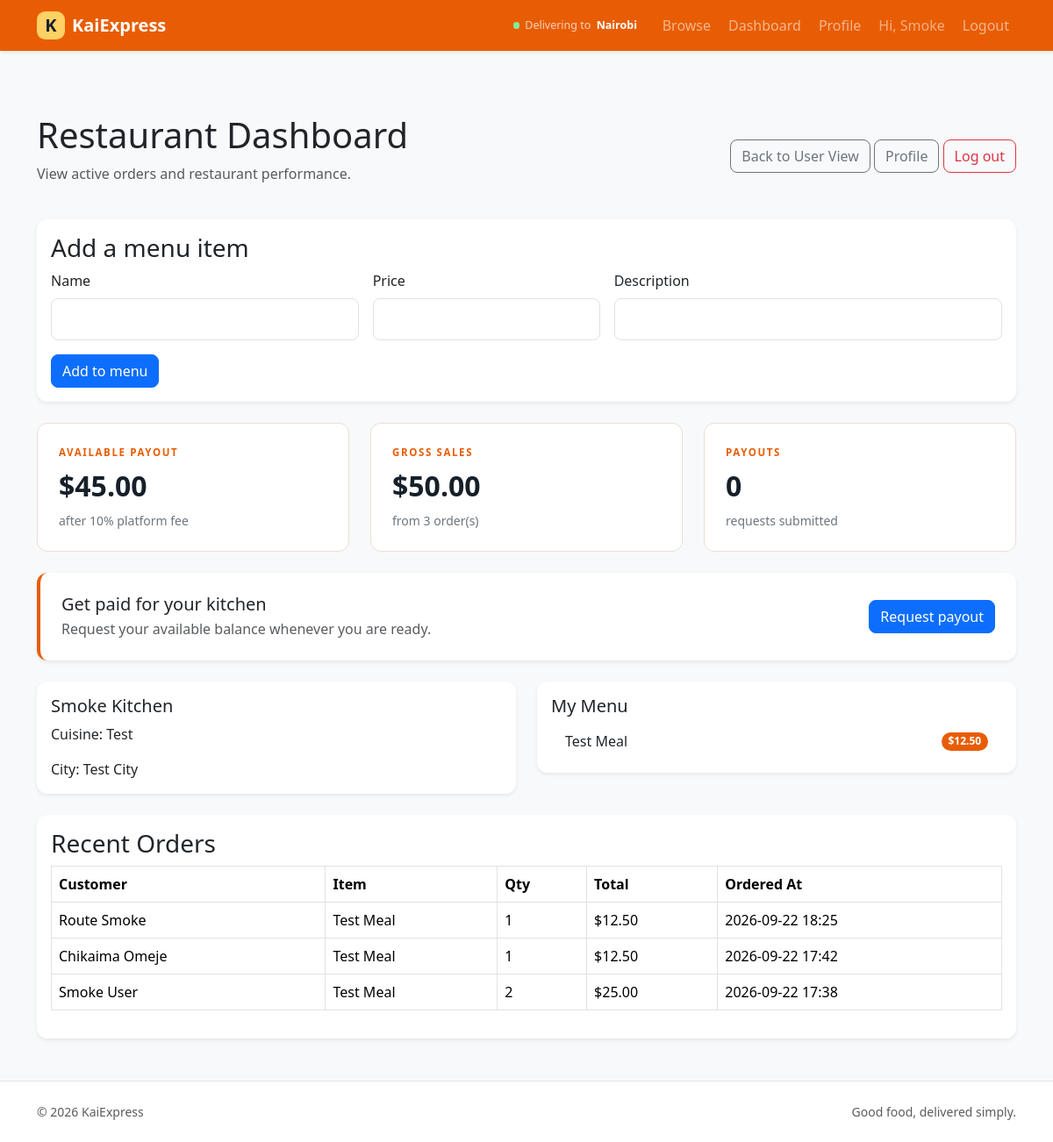
/restaurant/dashboard (signed in), run on an earlier commit of the app's database.
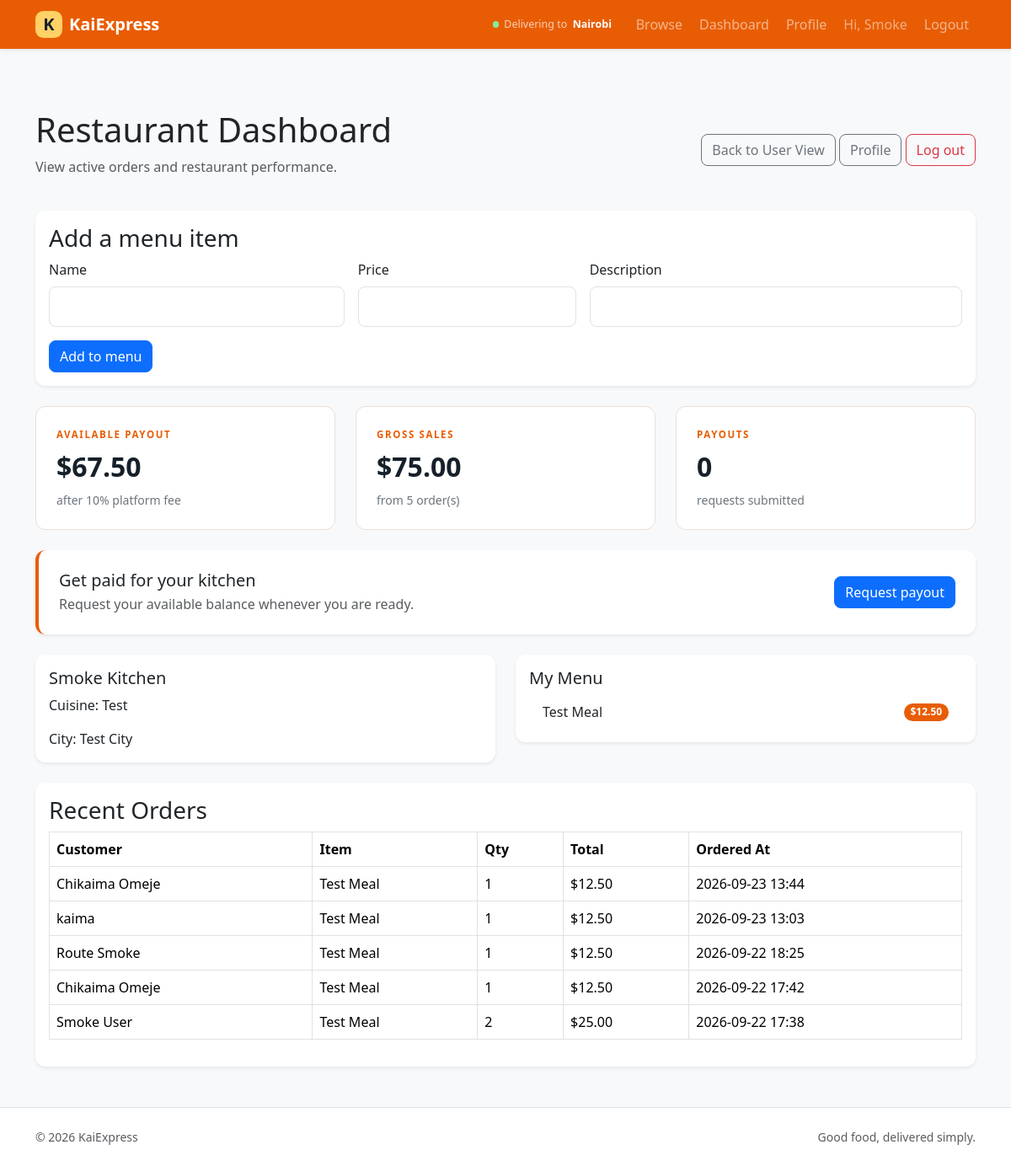
And on a later commit of the database.
### packages/models.py (models this page shows, shortened)
class User(db.Model, UserMixin):
    __tablename__ = "users"
    id = db.Column(db.Integer, primary_key=True)
    name = db.Column(db.String(100), nullable=False)
    email = db.Column(db.String(120), unique=True, nullable=False)
    password_hash = db.Column(db.String(255), nullable=False)
    is_restaurant = db.Column(db.Boolean, default=False)
    cuisine = db.Column(db.String(80))
    city = db.Column(db.String(80))
    menu_items = db.relationship(
        "MenuItem",
        backref="restaurant",
        lazy=True
    )
    customer_orders = db.relationship(
        "Order",
        foreign_keys="Order.customer_id",
        backref="customer",
        lazy=True
    )
    restaurant_orders = db.relationship(
        "Order",
        foreign_keys="Order.restaurant_id",
        backref="restaurant",
        lazy=True
    )

class MenuItem(db.Model):
    __tablename__ = "menu_items"
    id = db.Column(db.Integer, primary_key=True)
    title = db.Column(db.String(120), nullable=False)
    description = db.Column(db.Text, nullable=False)
    price = db.Column(db.Float, nullable=False)
    restaurant_id = db.Column(
        db.Integer,
        db.ForeignKey("users.id"),
        nullable=False
    )

class Order(db.Model):
    __tablename__ = "orders"
    id = db.Column(db.Integer, primary_key=True)
    restaurant_id = db.Column(
        db.Integer,
        db.ForeignKey("users.id"),
        nullable=False
    )
    customer_id = db.Column(
        db.Integer,
        db.ForeignKey("users.id")
    )
    menu_item_id = db.Column(
        db.Integer,
        db.ForeignKey("menu_items.id"),
        nullable=False
    )
    customer_name = db.Column(db.String(100))
    quantity = db.Column(db.Integer, default=1)
    price = db.Column(db.Float)
    payment_status = db.Column(db.String(20), nullable=False, default="pending")
    payment_method = db.Column(db.String(30))
    payment_reference = db.Column(db.String(40), unique=True)
    paid_at = db.Column(db.DateTime)
    created_at = db.Column(
        db.DateTime,
        default=datetime.utcnow
    )
    menu_item = db.relationship(
        "MenuItem"
    )

### packages/admin_routes.py (the view)
    @app.route("/restaurant/dashboard")
    @login_required
    def restaurant_dashboard():
        if not current_user.is_authenticated or not current_user.is_restaurant:
            flash("Unauthorized access.", "danger")
            return redirect(url_for("home"))
        orders = Order.query.filter_by(restaurant_id=current_user.id).order_by(Order.created_at.desc()).all()
        menu = MenuItem.query.filter_by(restaurant_id=current_user.id).all()
        payouts = Payout.query.filter_by(restaurant_id=current_user.id).order_by(Payout.requested_at.desc()).all()
        return render_template(
            "admin/dashboard.html",
            orders=orders,
            menu=menu,
            payouts=payouts,
            payout_summary=payout_summary(current_user.id, Order, Payout),
        )

### packages/templates/admin/dashboard.html (shortened to what this page needs)
{% extends "base.html" %}
{% block content %}
<div class="d-flex justify-content-between align-items-center mb-4">
  <div>
    <h1>Restaurant Dashboard</h1>
    <p class="text-muted">View active orders and restaurant performance.</p>
  </div>
  <div>
    <a href="{{ url_for('home') }}" class="btn btn-outline-secondary">Back to User View</a>
    <a href="{{ url_for('restaurant_profile') }}" class="btn btn-outline-secondary">Profile</a>
    <a href="{{ url_for('restaurant_logout') }}" class="btn btn-outline-danger">Log out</a>
  </div>
</div>
<div class="card shadow-sm mb-4">
  <div class="card-body">
    <h3>Add a menu item</h3>
    <form method="post" action="{{ url_for('add_menu_item') }}" class="row g-3">
      <div class="col-md-4"><label class="form-label">Name</label><input class="form-control" name="title" required></div>
      <div class="col-md-3"><label class="form-label">Price</label><input class="form-control" name="price" type="number" min="0.01" step="0.01" required></div>
      <div class="col-md-5"><label class="form-label">Description</label><input class="form-control" name="description" required></div>
      <div class="col-12"><button class="btn btn-primary" type="submit">Add to menu</button></div>
    </form>
  </div>
</div>
<div class="row row-cols-1 row-cols-md-3 g-4 mb-4">
  <div class="col"><div class="metric-card p-4 h-100"><span class="eyebrow text-primary">AVAILABLE PAYOUT</span><strong>${{ '%.2f'|format(payout_summary.available) }}</strong><small>after 10% platform fee</small></div></div>
  <div class="col"><div class="metric-card p-4 h-100"><span class="eyebrow text-primary">GROSS SALES</span><strong>${{ '%.2f'|format(payout_summary.gross) }}</strong><small>from {{ orders|length }} order(s)</small></div></div>
  <div class="col"><div class="metric-card p-4 h-100"><span class="eyebrow text-primary">PAYOUTS</span><strong>{{ payouts|length }}</strong><small>requests submitted</small></div></div>
</div>
<div class="card shadow-sm mb-4 payout-card">
  <div class="card-body p-4 d-flex flex-wrap justify-content-between align-items-center gap-3">
    <div><h3 class="h5 mb-1">Get paid for your kitchen</h3><p class="text-body-secondary mb-0">Request your available balance whenever you are ready.</p></div>
    <form method="post" action="{{ url_for('request_payout') }}"><button class="btn btn-primary" type="submit" {% if payout_summary.available <= 0 %}disabled{% endif %}>Request payout</button></form>
  </div>
</div>
<div class="row row-cols-1 row-cols-md-2 g-4 mb-4">
  <div class="col">
    <div class="card shadow-sm">
      <div class="card-body">
        <h5 class="card-title">{{ current_user.name }}</h5>
        <p class="card-text">Cuisine: {{ current_user.cuisine }}</p>
        <p class="card-text">City: {{ current_user.city }}</p>
      </div>
    </div>
  </div>
  <div class="col">
    <div class="card shadow-sm">
      <div class="card-body">
        <h5 class="card-title">My Menu</h5>
        <ul class="list-group list-group-flush">
          {% for item in menu %}
          <li class="list-group-item d-flex justify-content-between align-items-center">
            <span>{{ item.title }}</span>
            <span class="badge bg-primary rounded-pill">${{ '%.2f'|format(item.price) }}</span>
          </li>
          {% else %}
          <li class="list-group-item">No menu items yet.</li>
          {% endfor %}
        </ul>
      </div>
    </div>
  </div>
</div>
<div class="card shadow-sm">
  <div class="card-body">
    <h3>Recent Orders</h3>
    {% if orders %}
    <div class="table-responsive">
      <table class="table table-bordered align-middle">
        <thead>
          <tr>
            <th>Customer</th>
            <th>Item</th>
            <th>Qty</th>
            <th>Total</th>
            <th>Ordered At</th>
          </tr>
        </thead>
        <tbody>
          {% for order in orders %}
          <tr>
            <td>{{ order.customer_name }}</td>
            <td>{{ order.menu_item.title }}</td>
            <td>{{ order.quantity }}</td>
            <td>${{ '%.2f'|format(order.price * order.quantity) }}</td>
            <td>{{ order.created_at.strftime('%Y-%m-%d %H:%M') }}</td>
          </tr>
          {% endfor %}
        </tbody>
      </table>
    </div>
    {% else %}
    <p class="lead">No orders have been placed yet.</p>
    {% endif %}
  </div>
</div>
{% endblock %}

### packages/templates/base.html (shortened to what this page needs)
<!doctype html>
<html lang="en">
  <head>
    <link href="https://cdn.jsdelivr.net/npm/bootstrap@5.3.3/dist/css/bootstrap.min.css" rel="stylesheet">
    <link href="{{ url_for('static', filename='app.css') }}" rel="stylesheet">
  </head>
  <body class="bg-body-tertiary">
    <nav class="navbar navbar-expand-lg navbar-dark bg-primary shadow-sm" aria-label="Main navigation">
      <div class="container">
        <a class="navbar-brand fw-bold d-flex align-items-center gap-2" href="{{ url_for('home') }}"><span class="brand-mark">K</span> KaiExpress</a>
        <div class="collapse navbar-collapse" id="navMenu">
          <ul class="navbar-nav ms-auto mb-2 mb-lg-0 align-items-lg-center gap-lg-1">
            <li class="nav-item"><span class="location-pill"><span class="location-dot"></span> Delivering to <strong>Nairobi</strong></span></li>
            <li class="nav-item"><a class="nav-link" href="{{ url_for('home') }}">Browse</a></li>
            {% if current_user.is_authenticated %}
              {% if current_user.is_restaurant %}
                <li class="nav-item"><a class="nav-link" href="{{ url_for('restaurant_dashboard') }}">Dashboard</a></li>
                <li class="nav-item"><a class="nav-link" href="{{ url_for('restaurant_profile') }}">Profile</a></li>
              {% else %}
                <li class="nav-item"><a class="nav-link" href="{{ url_for('orders') }}">My Orders</a></li>
              {% endif %}
              <li class="nav-item"><span class="nav-link text-white-50">Hi, {{ current_user.name.split(' ')[0] }}</span></li>
              <li class="nav-item"><a class="nav-link" href="{{ url_for('logout') }}">Logout</a></li>
            {% endif %}
          </ul>
        </div>
      </div>
    </nav>
    <main id="main-content" class="container my-5">
      {% block content %}{% endblock %}
    </main>
    <footer class="border-top py-4 mt-auto bg-white">
      <div class="container d-flex flex-wrap justify-content-between gap-2 text-body-secondary small"><span>&copy; 2026 KaiExpress</span><span>Good food, delivered simply.</span></div>
    </footer>
  </body>
</html>

### packages/static/app.css (style rules this page uses)
:root { --bs-primary: #e85d04; --bs-primary-rgb: 232, 93, 4; --kai-ink: #17202a; --kai-orange: #e85d04; --kai-cream: #fff8ef; --kai-line: #eadfd4; }
html, body { min-height: 100%; }
body { display: flex; flex-direction: column; }
main { flex: 1 0 auto; }
.card { border: 0; border-radius: 0.75rem; }
.btn { border-radius: 0.5rem; }
.form-control, .form-select { border-radius: 0.5rem; padding: 0.7rem 0.85rem; }
.navbar .nav-link { border-radius: 0.4rem; }
.location-pill { display: inline-flex; align-items: center; gap: .4rem; padding: .35rem .7rem; margin-right: .35rem; color: rgba(255,255,255,.72); font-size: .78rem; }
.location-pill strong { color: white; }
.location-dot, .status-dot { width: .45rem; height: .45rem; display: inline-block; border-radius: 50%; background: #80ed99; }
.brand-mark { display: grid; width: 2rem; height: 2rem; place-items: center; border-radius: 0.6rem; color: var(--kai-ink); background: #ffd166; }
.eyebrow { font-size: 0.72rem; font-weight: 800; letter-spacing: 0.14em; }
.menu-row, .order-panel, .metric-card { background: white; border: 1px solid var(--kai-line); border-radius: .75rem; }
.metric-card { display: flex; flex-direction: column; gap: .35rem; }
.metric-card strong { font-size: 2rem; color: var(--kai-ink); }
.metric-card small { color: #6c757d; }
.payout-card { border-left: 4px solid var(--kai-orange); }

What changed in the data, as far as the page shows it:
added Order: customer_name "Chikaima Omeje", menu_item "Test Meal", quantity "1", order.price*order.quantity "12.50", created_at "2026-09-23 13:44"
added Order: customer_name "kaima", menu_item "Test Meal", quantity "1", order.price*order.quantity "12.50", created_at "2026-09-23 13:03"
Also different on the page:
{{ '%.2f'|format(payout_summary.available) }}: "45.00" → "67.50"
{{ '%.2f'|format(payout_summary.gross) }}: "50.00" → "75.00"
{{ orders|length }}: "3" → "5"
